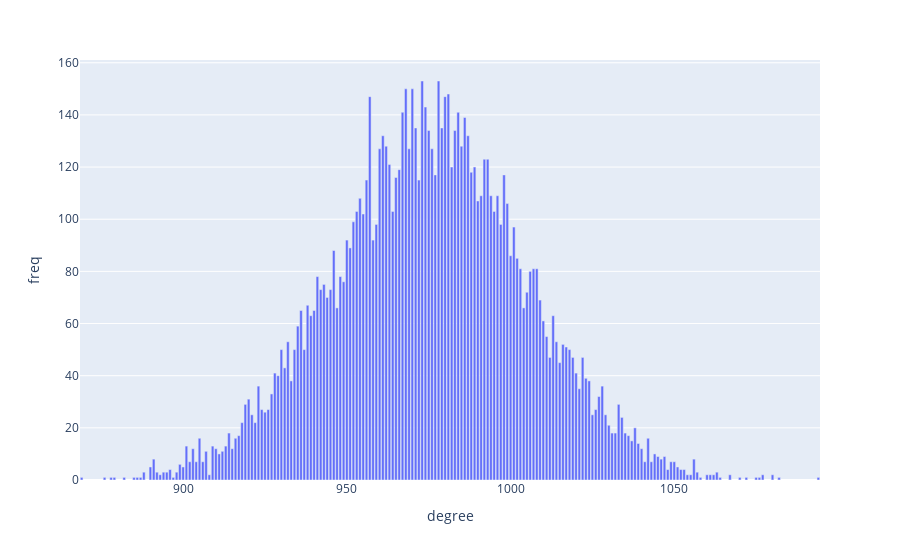

Notebook code for this chart:
### Code cell
fig = px.bar(data, x='degree', y='freq')
fig.show()

### Figure 1 — Plotly figure (JSON) as saved in the notebook; plotly's stock layout.template omitted (floating-point values rounded to 4 significant figures; data arrays with more than 128 entries replaced by an {"elided": "..."} marker saying what was removed)
{"data": [{"alignmentgroup": "True", "hovertemplate": "degree=%{x}<br>freq=%{y}<extra></extra>", "legendgroup": "", "marker": {"color": "#636efa", "pattern": {"shape": ""}}, "name": "", "offsetgroup": "", "orientation": "v", "showlegend": false, "textposition": "auto", "type": "bar", "x": {"elided": "192 int values"}, "xaxis": "x", "y": {"elided": "192 int values"}, "yaxis": "y"}], "layout": {"barmode": "relative", "legend": {"tracegroupgap": 0}, "margin": {"t": 60}, "xaxis": {"anchor": "y", "domain": [0, 1], "title": {"text": "degree"}}, "yaxis": {"anchor": "x", "domain": [0, 1], "title": {"text": "freq"}}}}
